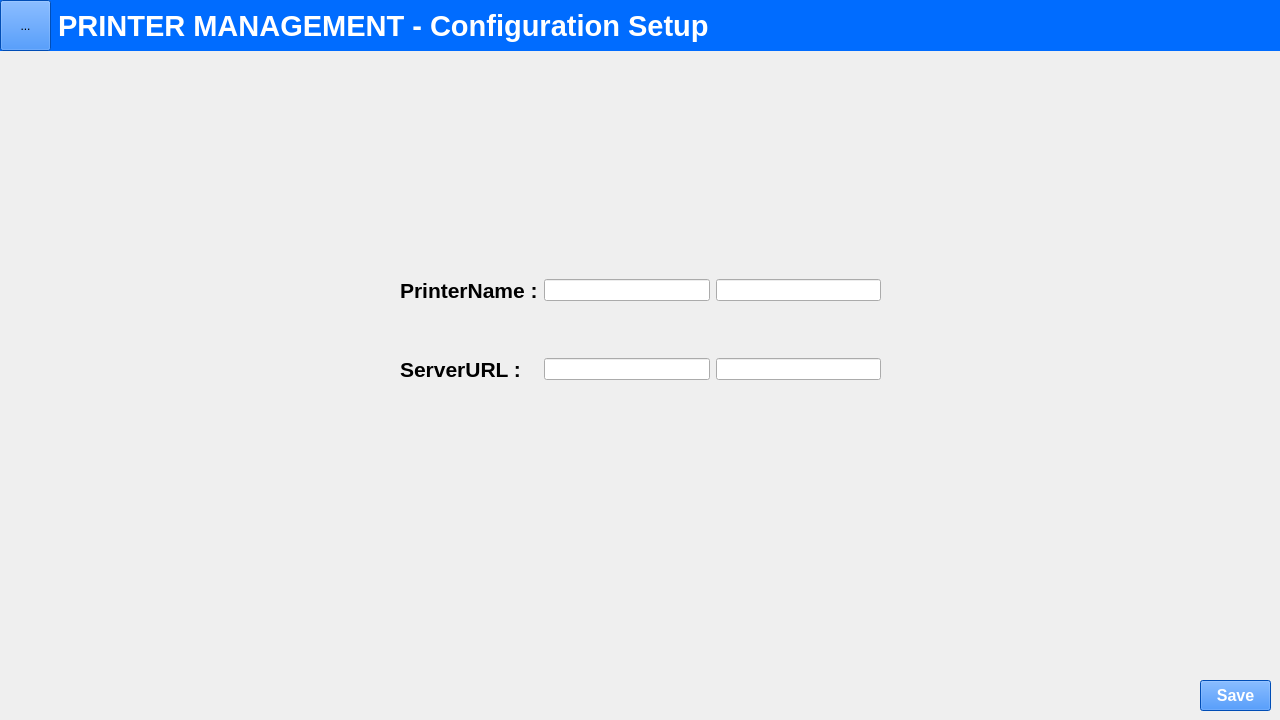
<?xml version="1.0" encoding="UTF-8"?>
<ui version="4.0">
 <class>Configuration</class>
 <widget class="QWidget" name="Configuration">
  <property name="geometry">
   <rect>
    <x>0</x>
    <y>0</y>
    <width>1280</width>
    <height>720</height>
   </rect>
  </property>
  <property name="windowTitle">
   <string>  PRINTER MANAGEMENT PROGRAM FOR AUTOMATED GATE SYSTEM</string>
  </property>
  <property name="windowIcon">
   <iconset>
    <normaloff>../Icon/hutchisonport_logo.ico</normaloff>../Icon/hutchisonport_logo.ico</iconset>
  </property>
  <widget class="QWidget" name="bgPrinterManagementConfigurationSetup" native="true">
   <property name="geometry">
    <rect>
     <x>0</x>
     <y>0</y>
     <width>1281</width>
     <height>51</height>
    </rect>
   </property>
   <property name="font">
    <font/>
   </property>
   <property name="styleSheet">
    <string notr="true">background-color: #006CFF;
</string>
   </property>
   <widget class="QLabel" name="lbPrinterManagementConguration">
    <property name="geometry">
     <rect>
      <x>50</x>
      <y>0</y>
      <width>1191</width>
      <height>51</height>
     </rect>
    </property>
    <property name="font">
     <font>
      <family>Arial</family>
      <pointsize>22</pointsize>
      <weight>75</weight>
      <bold>true</bold>
     </font>
    </property>
    <property name="styleSheet">
     <string notr="true">color: white;</string>
    </property>
    <property name="text">
     <string> PRINTER MANAGEMENT - Configuration Setup</string>
    </property>
   </widget>
   <widget class="QToolButton" name="btnmenu">
    <property name="geometry">
     <rect>
      <x>0</x>
      <y>0</y>
      <width>51</width>
      <height>51</height>
     </rect>
    </property>
    <property name="font">
     <font/>
    </property>
    <property name="text">
     <string>...</string>
    </property>
    <property name="icon">
     <iconset>
      <normaloff>../Icon/MenuIcon.ico</normaloff>../Icon/MenuIcon.ico</iconset>
    </property>
    <property name="iconSize">
     <size>
      <width>50</width>
      <height>50</height>
     </size>
    </property>
    <property name="popupMode">
     <enum>QToolButton::InstantPopup</enum>
    </property>
   </widget>
  </widget>
  <widget class="QWidget" name="gridLayoutWidget_2">
   <property name="geometry">
    <rect>
     <x>400</x>
     <y>230</y>
     <width>481</width>
     <height>201</height>
    </rect>
   </property>
   <layout class="QGridLayout" name="gridLayout_2">
    <item row="0" column="1">
     <widget class="QLineEdit" name="textPrinterName1">
      <property name="font">
       <font>
        <family>Arial</family>
       </font>
      </property>
     </widget>
    </item>
    <item row="1" column="0">
     <widget class="QLabel" name="lbServerURL">
      <property name="font">
       <font>
        <family>Arial</family>
        <pointsize>16</pointsize>
        <weight>75</weight>
        <bold>true</bold>
       </font>
      </property>
      <property name="text">
       <string>ServerURL :</string>
      </property>
     </widget>
    </item>
    <item row="0" column="0">
     <widget class="QLabel" name="lbPrinterName">
      <property name="font">
       <font>
        <family>Arial</family>
        <pointsize>16</pointsize>
        <weight>75</weight>
        <bold>true</bold>
       </font>
      </property>
      <property name="text">
       <string>PrinterName :</string>
      </property>
     </widget>
    </item>
    <item row="1" column="1">
     <widget class="QLineEdit" name="textServerURL1">
      <property name="font">
       <font>
        <family>Arial</family>
       </font>
      </property>
     </widget>
    </item>
    <item row="0" column="2">
     <widget class="QLineEdit" name="textPrinterName2">
      <property name="font">
       <font>
        <family>Arial</family>
       </font>
      </property>
     </widget>
    </item>
    <item row="1" column="2">
     <widget class="QLineEdit" name="textServerURL2">
      <property name="font">
       <font>
        <family>Arial</family>
       </font>
      </property>
     </widget>
    </item>
   </layout>
  </widget>
  <widget class="QPushButton" name="btnSaveConfigurationSetup">
   <property name="geometry">
    <rect>
     <x>1200</x>
     <y>680</y>
     <width>71</width>
     <height>31</height>
    </rect>
   </property>
   <property name="font">
    <font>
     <family>Arial</family>
     <pointsize>12</pointsize>
     <weight>75</weight>
     <bold>true</bold>
    </font>
   </property>
   <property name="styleSheet">
    <string notr="true">background-color: #006CFF;
color:white;</string>
   </property>
   <property name="text">
    <string>Save</string>
   </property>
  </widget>
 </widget>
 <resources/>
 <connections/>
</ui>
